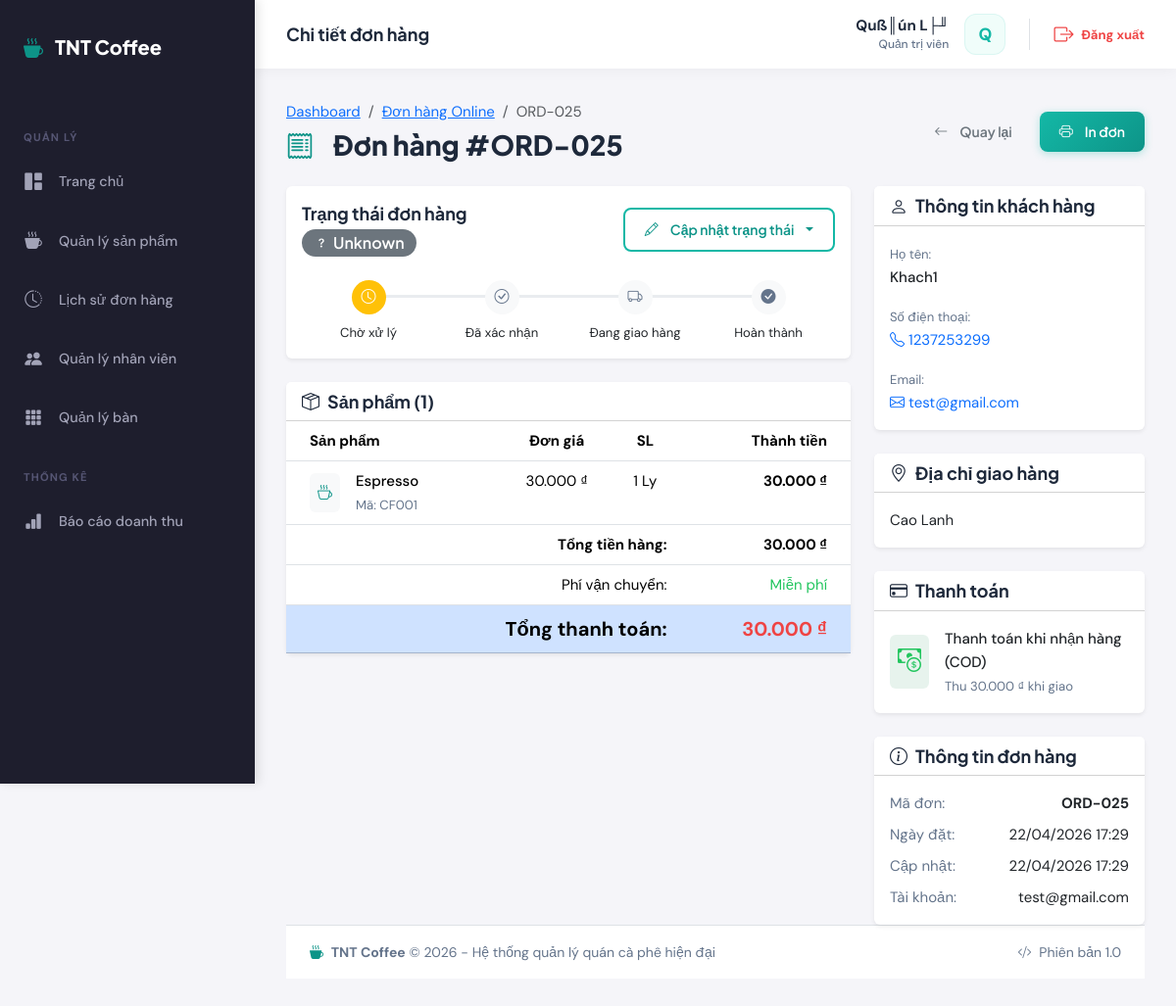
/admin/orders/view.php?id=25 (signed in), run on the app's committed database.
### tables this page shows
CREATE TABLE `orders` (
  `id` int(11) NOT NULL AUTO_INCREMENT,
  `order_code` varchar(50) NOT NULL,
  `customer_name` varchar(100) DEFAULT NULL,
  `customer_phone` varchar(20) DEFAULT NULL,
  `customer_email` varchar(255) DEFAULT NULL,
  `shipping_address` text DEFAULT NULL,
  `user_id` int(11) DEFAULT NULL,
  `table_id` int(11) DEFAULT NULL,
  `customer_id` int(11) DEFAULT NULL,
  `total_amount` decimal(15,2) NOT NULL DEFAULT 0.00,
  `status` enum('pending','preparing','served','completed','cancelled') DEFAULT 'pending',
  `payment_status` enum('pending','paid') DEFAULT 'pending',
  `payment_method` enum('cash','transfer','cod') DEFAULT 'cod',
  `note` text DEFAULT NULL,
  `created_at` timestamp NULL DEFAULT current_timestamp(),
  `updated_at` timestamp NULL DEFAULT current_timestamp() ON UPDATE current_timestamp(),
  PRIMARY KEY (`id`),
  UNIQUE KEY `order_code` (`order_code`),
  KEY `user_id` (`user_id`),
  KEY `table_id` (`table_id`),
  KEY `customer_id` (`customer_id`),
  CONSTRAINT `orders_ibfk_1` FOREIGN KEY (`user_id`) REFERENCES `users` (`id`),
  CONSTRAINT `orders_ibfk_2` FOREIGN KEY (`table_id`) REFERENCES `tables` (`id`)
);

CREATE TABLE `order_details` (
  `id` int(11) NOT NULL AUTO_INCREMENT,
  `order_id` int(11) NOT NULL,
  `product_id` int(11) NOT NULL,
  `size` varchar(10) DEFAULT 'M',
  `quantity` int(11) NOT NULL,
  `price` decimal(15,2) NOT NULL,
  `subtotal` decimal(15,2) NOT NULL,
  `created_at` timestamp NULL DEFAULT current_timestamp(),
  PRIMARY KEY (`id`),
  KEY `order_id` (`order_id`),
  KEY `product_id` (`product_id`),
  CONSTRAINT `order_details_ibfk_1` FOREIGN KEY (`order_id`) REFERENCES `orders` (`id`) ON DELETE CASCADE,
  CONSTRAINT `order_details_ibfk_2` FOREIGN KEY (`product_id`) REFERENCES `products` (`id`)
);

CREATE TABLE `products` (
  `id` int(11) NOT NULL AUTO_INCREMENT,
  `name` varchar(200) NOT NULL,
  `code` varchar(50) NOT NULL,
  `category_id` int(11) NOT NULL,
  `product_type` varchar(50) DEFAULT '─Éß╗ô uß╗æng',
  `supplier_id` int(11) NOT NULL,
  `price` decimal(12,2) NOT NULL,
  `sizes` longtext DEFAULT NULL CHECK (json_valid(`sizes`)),
  `quantity` int(11) NOT NULL DEFAULT 0,
  `unit` varchar(50) DEFAULT 'Ly',
  `expiry_date` date DEFAULT NULL,
  `description` text DEFAULT NULL,
  `image` varchar(500) DEFAULT NULL,
  `is_available` tinyint(1) DEFAULT 1,
  `has_s` tinyint(1) DEFAULT 0,
  `price_s` decimal(10,2) DEFAULT 0.00,
  `has_m` tinyint(1) DEFAULT 1,
  `price_m` decimal(10,2) DEFAULT 0.00,
  `has_l` tinyint(1) DEFAULT 0,
  `price_l` decimal(10,2) DEFAULT 0.00,
  `has_xl` tinyint(1) DEFAULT 0,
  `price_xl` decimal(10,2) DEFAULT 0.00,
  `status_label` varchar(50) DEFAULT '─Éang b├ín',
  `created_at` timestamp NULL DEFAULT current_timestamp(),
  `updated_at` timestamp NULL DEFAULT current_timestamp() ON UPDATE current_timestamp(),
  PRIMARY KEY (`id`),
  UNIQUE KEY `code` (`code`),
  KEY `category_id` (`category_id`),
  KEY `supplier_id` (`supplier_id`),
  CONSTRAINT `products_ibfk_1` FOREIGN KEY (`category_id`) REFERENCES `categories` (`id`),
  CONSTRAINT `products_ibfk_2` FOREIGN KEY (`supplier_id`) REFERENCES `suppliers` (`id`)
);

CREATE TABLE `customers` (
  `id` int(11) NOT NULL AUTO_INCREMENT,
  `email` varchar(255) NOT NULL,
  `password` varchar(255) NOT NULL,
  `full_name` varchar(255) NOT NULL,
  `phone` varchar(20) DEFAULT NULL,
  `address` text DEFAULT NULL,
  `points` int(11) DEFAULT 0,
  `created_at` timestamp NULL DEFAULT current_timestamp(),
  `updated_at` timestamp NULL DEFAULT current_timestamp() ON UPDATE current_timestamp(),
  `is_active` tinyint(1) DEFAULT 1,
  PRIMARY KEY (`id`),
  UNIQUE KEY `email` (`email`)
);

### config/database.php (called while the page is built, shortened)
<?php
function executeQuery($pdo, $sql, $params = []) {
    try {
        $stmt = $pdo->prepare($sql);
        $stmt->execute($params);
        return $stmt;
    } catch (PDOException $e) {
        error_log("Query Error: " . $e->getMessage());
        throw $e;
    }
}
function fetchOne($pdo, $sql, $params = []) {
    $stmt = executeQuery($pdo, $sql, $params);
    return $stmt->fetch();
}
function fetchAll($pdo, $sql, $params = []) {
    $stmt = executeQuery($pdo, $sql, $params);
    return $stmt->fetchAll();
}

### config/config.php (called while the page is built, shortened)
<?php
function formatCurrency($amount) {
    return number_format($amount, 0, ',', '.') . ' ₫';
}

### admin/orders/view.php (the view, shortened to what this page needs)
<?php
require_once dirname(dirname(__DIR__)) . '/config/config.php';
require_once dirname(dirname(__DIR__)) . '/config/database.php';
$orderId = isset($_GET['id']) ? (int)$_GET['id'] : 0;
$order = fetchOne($pdo, "
    SELECT o.*, c.full_name as account_name, c.email as account_email, c.phone as account_phone
    FROM orders o
    LEFT JOIN customers c ON o.customer_id = c.id
    WHERE o.id = ?
", [$orderId]);
$orderDetails = fetchAll($pdo, "
    SELECT od.*, p.name as product_name, p.code as product_code, p.unit
    FROM order_details od
    JOIN products p ON od.product_id = p.id
    WHERE od.order_id = ?
", [$orderId]);
$statusLabels = [
    'pending' => ['Chờ xử lý', 'warning', 'clock'],
    'confirmed' => ['Đã xác nhận', 'info', 'check-circle'],
    'shipping' => ['Đang giao hàng', 'primary', 'truck'],
    'completed' => ['Hoàn thành', 'success', 'check-circle-fill'],
    'cancelled' => ['Đã hủy', 'danger', 'x-circle'],
];
$statusInfo = $statusLabels[$order['status']] ?? ['Unknown', 'secondary', 'question'];
require_once dirname(dirname(__DIR__)) . '/includes/header.php';
?>
<div class="d-flex justify-content-between align-items-center mb-4">
    <div>
        <nav aria-label="breadcrumb">
            <ol class="breadcrumb mb-1">
                <li class="breadcrumb-item"><a href="<?= BASE_URL ?>/admin/dashboard.php">Dashboard</a></li>
                <li class="breadcrumb-item"><a href="<?= BASE_URL ?>/admin/orders/index.php">Đơn hàng Online</a></li>
                <li class="breadcrumb-item active"><?= htmlspecialchars($order['order_code']) ?></li>
            </ol>
        </nav>
        <h1 class="page-title mb-0">
            <i class="bi bi-receipt text-primary me-2"></i>Đơn hàng #<?= htmlspecialchars($order['order_code']) ?>
        </h1>
    </div>
    <div class="d-flex gap-2">
        <a href="<?= BASE_URL ?>/admin/orders/index.php" class="btn btn-outline-secondary">
            <i class="bi bi-arrow-left me-1"></i>Quay lại
        </a>
        <button type="button" class="btn btn-primary" onclick="window.print()">
            <i class="bi bi-printer me-1"></i>In đơn
        </button>
    </div>
</div>
<div class="row">
    <div class="col-lg-8">
        <div class="card border-0 shadow-sm mb-4">
            <div class="card-body">
                <div class="d-flex justify-content-between align-items-center">
                    <div>
                        <h5 class="mb-1">Trạng thái đơn hàng</h5>
                        <span class="badge bg-<?= $statusInfo[1] ?> fs-6">
                            <i class="bi bi-<?= $statusInfo[2] ?> me-1"></i><?= $statusInfo[0] ?>
                        </span>
                    </div>
                    <div class="dropdown">
                        <button class="btn btn-outline-primary dropdown-toggle" type="button" data-bs-toggle="dropdown">
                            <i class="bi bi-pencil me-1"></i>Cập nhật trạng thái
                        </button>
                    </div>
                </div>
                <div class="mt-4">
                    <div class="d-flex justify-content-between position-relative">
                        <div class="position-absolute" style="top: 15px; left: 10%; right: 10%; height: 3px; background: var(--bs-gray-200); z-index: 0;"></div>
                        <?php
                        $steps = ['pending', 'confirmed', 'shipping', 'completed'];
                        $currentIndex = array_search($order['status'], $steps);
                        ?>
                        <?php foreach ($steps as $index => $step): ?>
                            <?php
                            $stepInfo = $statusLabels[$step];
                            $isActive = $index <= $currentIndex;
                            $isCurrent = $index === $currentIndex;
                            ?>
                            <div class="text-center position-relative" style="z-index: 1; flex: 1;">
                                <div class="rounded-circle d-inline-flex align-items-center justify-content-center mb-2 <?= $isActive ? 'bg-' . $stepInfo[1] . ' text-white' : 'bg-light text-muted' ?>" style="width: 35px; height: 35px;">
                                    <i class="bi bi-<?= $stepInfo[2] ?>"></i>
                                </div>
                                <div class="small <?= $isCurrent ? 'fw-bold' : '' ?>"><?= $stepInfo[0] ?></div>
                            </div>
                        <?php endforeach; ?>
                    </div>
                </div>
            </div>
        </div>
        <div class="card border-0 shadow-sm mb-4">
            <div class="card-header bg-white">
                <h5 class="mb-0"><i class="bi bi-box-seam me-2"></i>Sản phẩm (<?= count($orderDetails) ?>)</h5>
            </div>
            <div class="card-body p-0">
                <div class="table-responsive">
                    <table class="table table-hover mb-0">
                        <thead class="bg-light">
                            <tr>
                                <th class="ps-4">Sản phẩm</th>
                                <th class="text-center">Đơn giá</th>
                                <th class="text-center">SL</th>
                                <th class="text-end pe-4">Thành tiền</th>
                            </tr>
                        </thead>
                        <tbody>
                            <?php foreach ($orderDetails as $item): ?>
                                <tr>
                                    <td class="ps-4">
                                        <div class="d-flex align-items-center">
                                            <div class="bg-light rounded p-2 me-3">
                                                <i class="bi bi-cup-hot text-primary"></i>
                                            </div>
                                            <div>
                                                <div class="fw-medium"><?= htmlspecialchars($item['product_name']) ?></div>
                                                <small class="text-muted">Mã: <?= htmlspecialchars($item['product_code']) ?></small>
                                            </div>
                                        </div>
                                    </td>
                                    <td class="text-center"><?= formatCurrency($item['price']) ?></td>
                                    <td class="text-center"><?= $item['quantity'] ?> <?= htmlspecialchars($item['unit']) ?></td>
                                    <td class="text-end pe-4 fw-bold"><?= formatCurrency($item['subtotal']) ?></td>
                                </tr>
                            <?php endforeach; ?>
                        </tbody>
                        <tfoot class="bg-light">
                            <tr>
                                <td colspan="3" class="text-end ps-4"><strong>Tổng tiền hàng:</strong></td>
                                <td class="text-end pe-4"><strong><?= formatCurrency($order['total_amount']) ?></strong></td>
                            </tr>
                            <tr>
                                <td colspan="3" class="text-end ps-4">Phí vận chuyển:</td>
                                <td class="text-end pe-4 text-success">Miễn phí</td>
                            </tr>
                            <tr class="table-primary">
                                <td colspan="3" class="text-end ps-4"><strong class="fs-5">Tổng thanh toán:</strong></td>
                                <td class="text-end pe-4"><strong class="fs-5 text-danger"><?= formatCurrency($order['total_amount']) ?></strong></td>
                            </tr>
                        </tfoot>
                    </table>
                </div>
            </div>
        </div>
    </div>
    <div class="col-lg-4">
        <div class="card border-0 shadow-sm mb-4">
            <div class="card-header bg-white">
                <h5 class="mb-0"><i class="bi bi-person me-2"></i>Thông tin khách hàng</h5>
            </div>
            <div class="card-body">
                <div class="mb-3">
                    <label class="small text-muted">Họ tên:</label>
                    <div class="fw-medium"><?= htmlspecialchars($order['customer_name']) ?></div>
                </div>
                <div class="mb-3">
                    <label class="small text-muted">Số điện thoại:</label>
                    <div>
                        <a href="tel:<?= $order['customer_phone'] ?>" class="text-decoration-none">
                            <i class="bi bi-telephone me-1"></i><?= htmlspecialchars($order['customer_phone']) ?>
                        </a>
                    </div>
                </div>
                <div class="mb-0">
                    <label class="small text-muted">Email:</label>
                    <div>
                        <a href="mailto:<?= $order['customer_email'] ?>" class="text-decoration-none">
                            <i class="bi bi-envelope me-1"></i><?= htmlspecialchars($order['customer_email']) ?>
                        </a>
                    </div>
                </div>
            </div>
        </div>
        <div class="card border-0 shadow-sm mb-4">
            <div class="card-header bg-white">
                <h5 class="mb-0"><i class="bi bi-geo-alt me-2"></i>Địa chỉ giao hàng</h5>
            </div>
            <div class="card-body">
                <p class="mb-0"><?= nl2br(htmlspecialchars($order['shipping_address'])) ?></p>
            </div>
        </div>
        <div class="card border-0 shadow-sm mb-4">
            <div class="card-header bg-white">
                <h5 class="mb-0"><i class="bi bi-credit-card me-2"></i>Thanh toán</h5>
            </div>
            <div class="card-body">
                <div class="d-flex align-items-center">
                    <div class="bg-success bg-opacity-10 rounded p-2 me-3">
                        <i class="bi bi-cash-coin text-success fs-4"></i>
                    </div>
                    <div>
                        <div class="fw-medium">Thanh toán khi nhận hàng (COD)</div>
                        <small class="text-muted">Thu <?= formatCurrency($order['total_amount']) ?> khi giao</small>
                    </div>
                </div>
            </div>
        </div>
        <div class="card border-0 shadow-sm">
            <div class="card-header bg-white">
                <h5 class="mb-0"><i class="bi bi-info-circle me-2"></i>Thông tin đơn hàng</h5>
            </div>
            <div class="card-body">
                <div class="d-flex justify-content-between mb-2">
                    <span class="text-muted">Mã đơn:</span>
                    <strong><?= htmlspecialchars($order['order_code']) ?></strong>
                </div>
                <div class="d-flex justify-content-between mb-2">
                    <span class="text-muted">Ngày đặt:</span>
                    <span><?= date('d/m/Y H:i', strtotime($order['created_at'])) ?></span>
                </div>
                <div class="d-flex justify-content-between mb-2">
                    <span class="text-muted">Cập nhật:</span>
                    <span><?= date('d/m/Y H:i', strtotime($order['updated_at'])) ?></span>
                </div>
                <div class="d-flex justify-content-between">
                    <span class="text-muted">Tài khoản:</span>
                    <span><?= htmlspecialchars($order['account_email'] ?? 'N/A') ?></span>
                </div>
            </div>
        </div>
    </div>
</div>
<?php require_once dirname(dirname(__DIR__)) . '/includes/footer.php'; ?>

### data on the page
orders: order_code "ORD-025", status "Unknown", total_amount "30.000 ₫", customer_name "Khach1", customer_phone "1237253299", customer_email "test@gmail.com", shipping_address "Cao Lanh", created_at "22/04/2026 17:29", updated_at "22/04/2026 17:29", customer.email "test@gmail.com"
order_details: product.name "Espresso", product.code "CF001", price "30.000 ₫", quantity "1", product.unit "Ly", subtotal "30.000 ₫"

### other printed values
$pageTitle "Chi tiết đơn hàng"
$userName "Quß║ún L├╜"
$userInitial "Q"
$stepInfo[0] "Chờ xử lý"
$stepInfo[0] "Đã xác nhận"
$stepInfo[0] "Đang giao hàng"
$stepInfo[0] "Hoàn thành"
count($orderDetails) "1"
